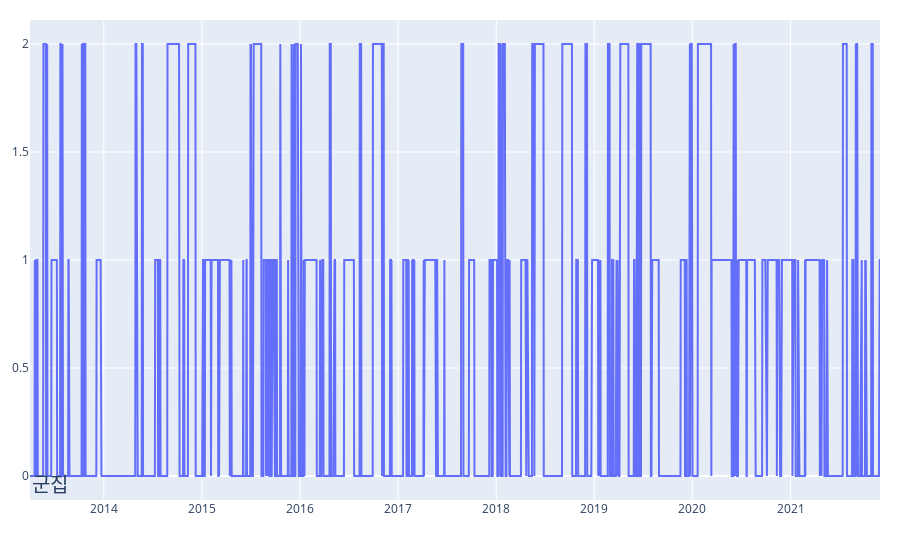

Source (notebook cell):
### Code cell
draw_data_html(target_posterior_cluster, 'cluster')

### Figure 1 — Plotly figure (JSON) as saved in the notebook; plotly's stock layout.template omitted (floating-point values rounded to 4 significant figures; data arrays with more than 128 entries replaced by an {"elided": "..."} marker saying what was removed)
{"data": [{"mode": "lines", "name": "data", "x": {"elided": "2132 str values"}, "y": {"elided": "2132 int values"}, "type": "scatter"}], "layout": {"margin": {"l": 20, "r": 20, "t": 20, "b": 60}, "annotations": [{"font": {"size": 20}, "showarrow": false, "text": "군집", "textangle": 0, "x": 0, "xanchor": "left", "xref": "paper", "y": 0, "yref": "paper"}]}}
